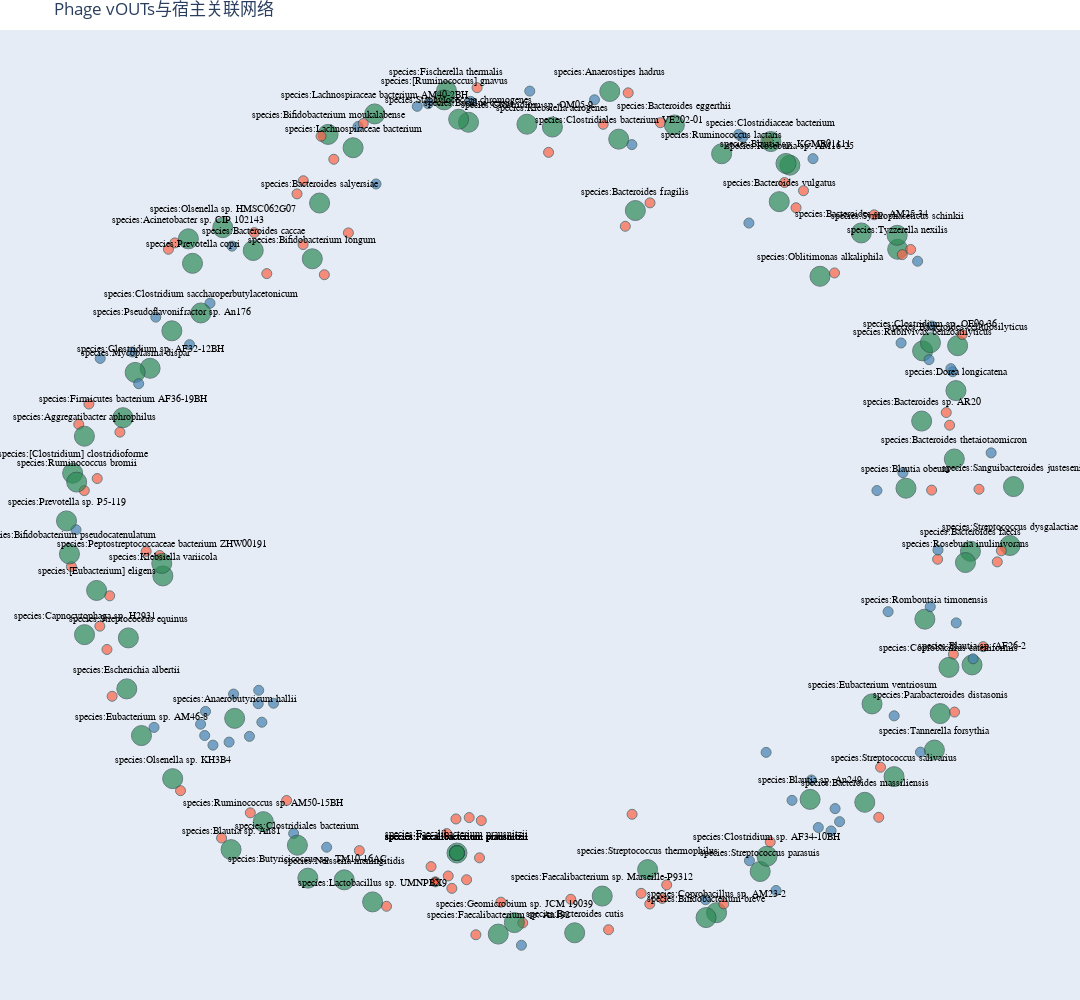

Here is the notebook cell this chart was saved with:
### Code cell
# ... 前面的数据读取和过滤代码保持不变 ...

# 生成节点标签时判断是否为Host节点
node_x = []
node_y = []
node_labels = []  # 修改：只存储需要显示的标签
node_colors = []
node_sizes = []

# 生成节点布局（调整布局参数优化显示）
pos = nx.spring_layout(G, k=0.5, iterations=300, seed=42)  # 增大节点间距

for node in nodes:
    x, y = pos[node['id']]
    node_x.append(x)
    node_y.append(y)
    
    # 关键修改：仅当节点是Host时显示标签
    if node['id'] in host_nodes:
        node_labels.append(node['label'])  # 显示Host名称
    else:
        node_labels.append('')  # vOUT节点设为空字符串
    
    node_colors.append(node['color'])
    node_sizes.append(node['size'])

# 绘制网络图（保持之前的布局优化）
fig = go.Figure(
    layout=go.Layout(
        width=1080,
        height=1000,
        title='Phage vOUTs与宿主关联网络',
        showlegend=False,
        hovermode='closest',
        margin=dict(b=0, l=0, r=0, t=30),
        xaxis=dict(visible=False),
        yaxis=dict(visible=False)
    )
)

# 添加边（保持不变）...

# 修改后的节点显示设置
fig.add_trace(go.Scatter(
    x=node_x,
    y=node_y,
    mode='markers+text',  # 保留文本模式
    marker=dict(
        color=node_colors,
        size=node_sizes,
        line=dict(width=1, color='DarkSlateGrey')
    ),
    text=node_labels,  # 这里现在只包含Host的标签
    textposition="top center",
    textfont=dict(
        size=10,         # 调大Host标签字号
        color='black',
        family='Arial'
    ),
    hoverinfo='text'     # 悬停时仍显示所有节点信息
))

### Figure 1 — Plotly figure (JSON) as saved in the notebook; plotly's stock layout.template omitted (floating-point values rounded to 4 significant figures; data arrays with more than 128 entries replaced by an {"elided": "..."} marker saying what was removed)
{"data": [{"hoverinfo": "text", "marker": {"color": {"elided": "235 str values"}, "line": {"color": "DarkSlateGrey", "width": 1}, "size": {"elided": "235 int values"}}, "mode": "markers+text", "text": {"elided": "235 str values"}, "textfont": {"color": "black", "family": "Arial", "size": 10}, "textposition": "top center", "type": "scatter", "x": {"elided": "235 float values"}, "y": {"elided": "235 float values"}}], "layout": {"height": 1000, "hovermode": "closest", "margin": {"b": 0, "l": 0, "r": 0, "t": 30}, "showlegend": false, "title": {"text": "Phage vOUTs与宿主关联网络"}, "width": 1080, "xaxis": {"autorange": true, "range": [-1.137, 1.14], "type": "linear", "visible": false}, "yaxis": {"autorange": true, "range": [-1.121, 1.127], "type": "linear", "visible": false}}}
